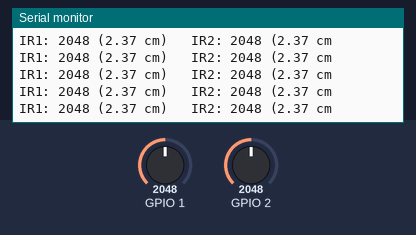
A sketch run on a simulated ESP32-S3. Parts: the last lines printed to the serial monitor. The inputs (shaded band) are chosen by the test bench; at power-on: GPIO 1 = 2048, GPIO 2 = 2048.

Above: at 1.2 s.
1.3 s: GPIO 1 set to 2866
At 1.67 s:
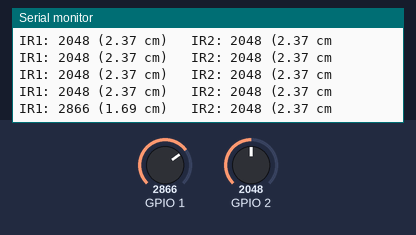
2.8 s: GPIO 2 set to 2866
At 2.89 s:
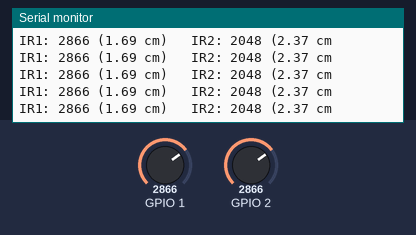
4.3 s: GPIO 1 set to 3603
At 4.34 s:
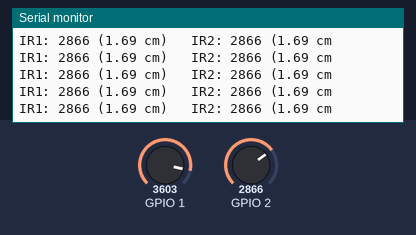
5.8 s: GPIO 2 set to 3603
At 5.8 s:
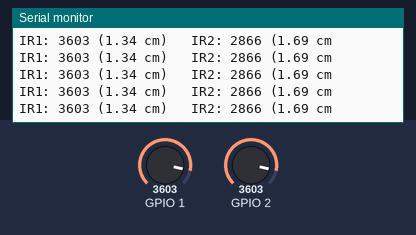
Timing chart, 0 to 8.3 s (numbered marks = the images above; inputs shaded):
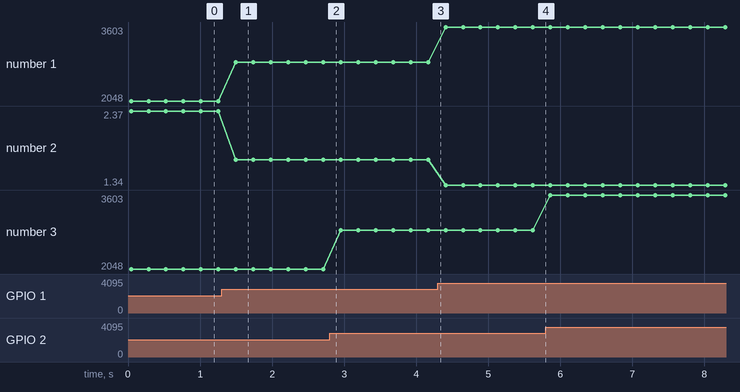

The sketch:

2_IR_distance_uncalibrated.ino
```cpp
// ==========================================================
//  SHARP IR SENSOR INTERFACE (2 Sensors) - ESP32-S3
// ==========================================================
//
//  WHAT THIS CODE DOES:
//  - Reads 2 Sharp IR sensors using ADC
//  - Applies averaging filter (reduces noise)
//  - Converts ADC value → approximate distance (cm)
//  - Prints both raw and distance values
//
//  HARDWARE CONNECTION:
//  IR1 OUT → GPIO1
//  IR2 OUT → GPIO2
//  VCC     → 5V (preferred) or 3.3V
//  GND     → GND
//
// ==========================================================


// -------- Pin Definitions --------
#define IR1 1   // GPIO1 (ADC1_0)
#define IR2 2   // GPIO2 (ADC1_1)


// ==========================================================
// FUNCTION: readIR()
// PURPOSE : Read analog value with noise filtering
// METHOD  : Take 10 samples and average them
// ==========================================================
int readIR(int pin) {
  long sum = 0;

  for (int i = 0; i < 10; i++) {
    sum += analogRead(pin);   // read ADC value (0–4095)
    delay(2);                 // small delay for stability
  }

  return sum / 10;            // return average value
}


// ==========================================================
// FUNCTION: getDistance()
// PURPOSE : Convert ADC value → approximate distance (cm)
// NOTE    : Sharp IR sensors are NON-LINEAR
//           This is an empirical formula (approximation)
// ==========================================================
float getDistance(int adc) {

  // If value too low → object is far (or no object)
  if (adc < 100) return 80;   // assume ~80 cm max range

  // Convert ADC → distance using approximation formula
  return 4800.0 / (adc - 20);
  //d = k/(adc-c) --- document in help folder
}


// ==========================================================
// SETUP FUNCTION (runs once)
// ==========================================================
void setup() {
  Serial.begin(115200);   // start serial communication
}


// ==========================================================
// LOOP FUNCTION (runs repeatedly)
// ==========================================================
void loop() {

  // -------- Step 1: Read sensor values --------
  int val1 = readIR(IR1);   // filtered ADC value from IR1
  int val2 = readIR(IR2);   // filtered ADC value from IR2


  // -------- Step 2: Convert to distance --------
  float d1 = getDistance(val1);
  float d2 = getDistance(val2);


  // -------- Step 3: Print values --------
  // Format: IRx: ADC (distance cm)

  Serial.print("IR1: ");
  Serial.print(val1);        // raw ADC value
  Serial.print(" (");
  Serial.print(d1);          // converted distance
  Serial.print(" cm)");

  Serial.print("   IR2: ");
  Serial.print(val2);
  Serial.print(" (");
  Serial.print(d2);
  Serial.println(" cm");


  // -------- Step 4: Delay --------
  delay(200);   // prevents excessive printing + stabilizes readings
}
```

Measured:
- after the input at 1.3 s, the serial monitor: prints a new line after 0.20 s (image 1)
- plotted number 1: 2048 → 2866 after the input at 1.3 s, 2866 → 3603 after the input at 4.3 s
- plotted number 2: 2.37 → 1.69 after the input at 1.3 s, 1.69 → 1.34 after the input at 4.3 s
